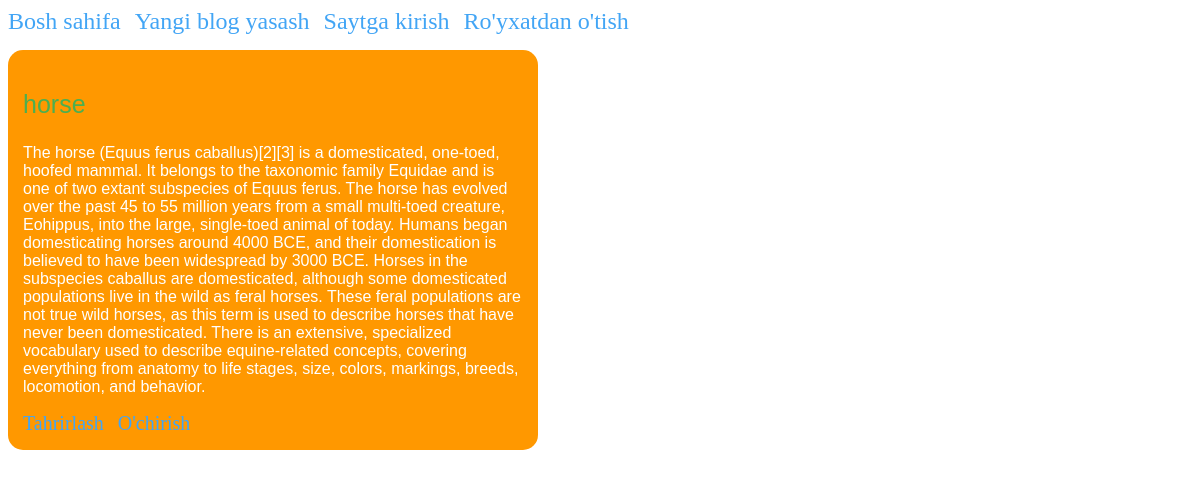
Page /blog/3 on the committed database.
### blog/models.py (models this page shows, shortened)
class Post(models.Model):
    title = models.CharField(max_length=200)
    author = models.ForeignKey(
        'auth.User',
        on_delete=models.CASCADE
    )
    body = models.TextField()

### blog/views.py (the view)
# urls.py: path('blog/<int:pk>', DetailPage.as_view(), name='detail'),
class DetailPage(DetailView):
    model = Post
    template_name = 'blog_detail.html'

### templates/blog_detail.html
{%extends 'base.html'%}
{%block content%}
    <div class="blog">
        <p class="title">{{post.title}}</p>
        <p>{{post.body}}</p>
        <a href="{%url 'update' post.pk%}">Tahrirlash</a>
        <a href="{%url 'delete' post.pk%}" style="margin-left:10px;">O'chirish</a>
    </div>
{%endblock content%}

### templates/base.html (style rules this page uses)
a { text-decoration:none; }
.blog { width:500px; background-color:#ff9800; border-radius:15px; padding:15px; margin-top:15px; }
.blog p { color:#fff; font-family:sans-serif; }
.blog a { color:#42a5f5; font-size:20px; }
.title { color:#4caf50 !important; font-size:25px; }

### rows in the picture
Post: title "horse", body "The horse (Equus ferus caballus)[2][3] is a domesticated, one-toed, hoofed mammal. It belongs to the taxonomic family Equidae and is one of two extant subspecies of Equus ferus. The horse has evolved over the past 45 to 55 million years from a small multi-toed creature, Eohippus, into the large, single-toed animal of today. Humans began domesticating horses around 4000 BCE, and their domestication is believed to have been widespread by 3000 BCE. Horses in the subspecies caballus are domesticated, although some domesticated populations live in the wild as feral horses. These feral populations are not true wild horses, as this term is used to describe horses that have never been domesticated.…"
